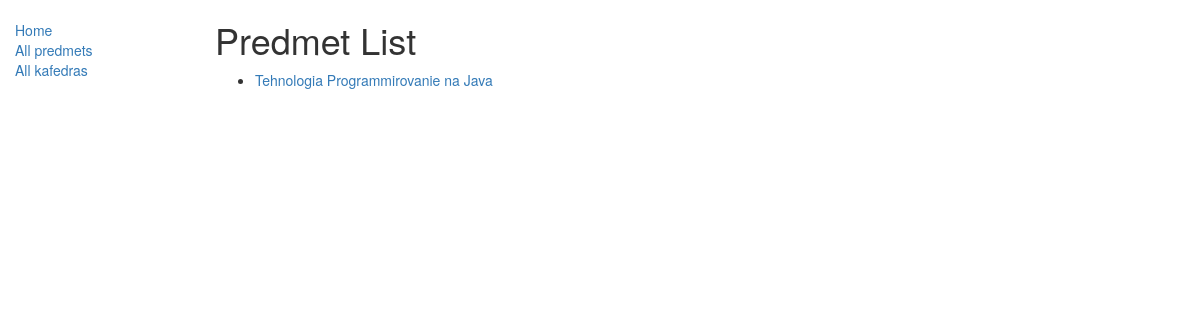
Before: /catalog/predmets/ with the older database file.
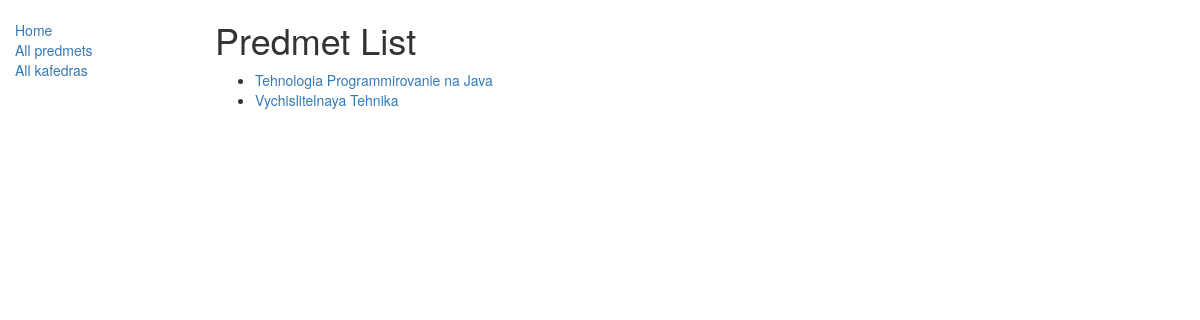
After: the same page with the newer database file.
### catalog/models.py (models this page shows, shortened)
class Predmet(models.Model):
    name = models.CharField(max_length=100)
    def get_absolute_url(self):
        return reverse('predmet-detail', args=[str(self.id)])

### catalog/views.py (the view)
# urls.py: path('predmets/', views.PredmetListView.as_view(), name='predmets'),
class PredmetListView(generic.ListView):
    model = Predmet
    paginate_by = 2

### catalog/templates/catalog/predmet_list.html
{% extends "base_generic.html" %}
{% block content %}
    <h1>Predmet List</h1>
    {% if predmet_list %}
    <ul>
      {% for predmet in predmet_list %}
      <li>
        <a href="{{predmet.get_absolute_url}}">{{ predmet.name}} </a>
      </li>
      {% endfor %}
    </ul>
    {% else %}
      <p>There are no predmets</p>
    {% endif %}
{% endblock %}

### catalog/templates/base_generic.html (shortened to what this page needs)
<!DOCTYPE html>
<html lang="en">
<head>
  <link rel="stylesheet" href="https://maxcdn.bootstrapcdn.com/bootstrap/3.3.7/css/bootstrap.min.css">
  {% load static %}
  <link rel="stylesheet" href="{% static 'css/styles.css' %}">
</head>
<body>
  <div class="container-fluid">
    <div class="row">
      <div class="col-sm-2">
      {% block sidebar %}
      <ul class="sidebar-nav">
          <li><a href="{% url 'index' %}">Home</a></li>
          <li><a href="{% url 'predmets' %}">All predmets</a></li>
          <li><a href="{% url 'kafedras' %}">All kafedras</a></li>
      </ul>
     {% endblock %}
      </div>
      <div class="col-sm-10 ">
      {% block content %}{% endblock %}
      </div>
    </div>
  </div>
</body>
</html>

### catalog/static/css/styles.css (style rules this page uses)
.sidebar-nav { margin-top: 20px; padding: 0; list-style: none; }

Changed rows visible on the page:
added Predmet: name "Vychislitelnaya Tehnika"
